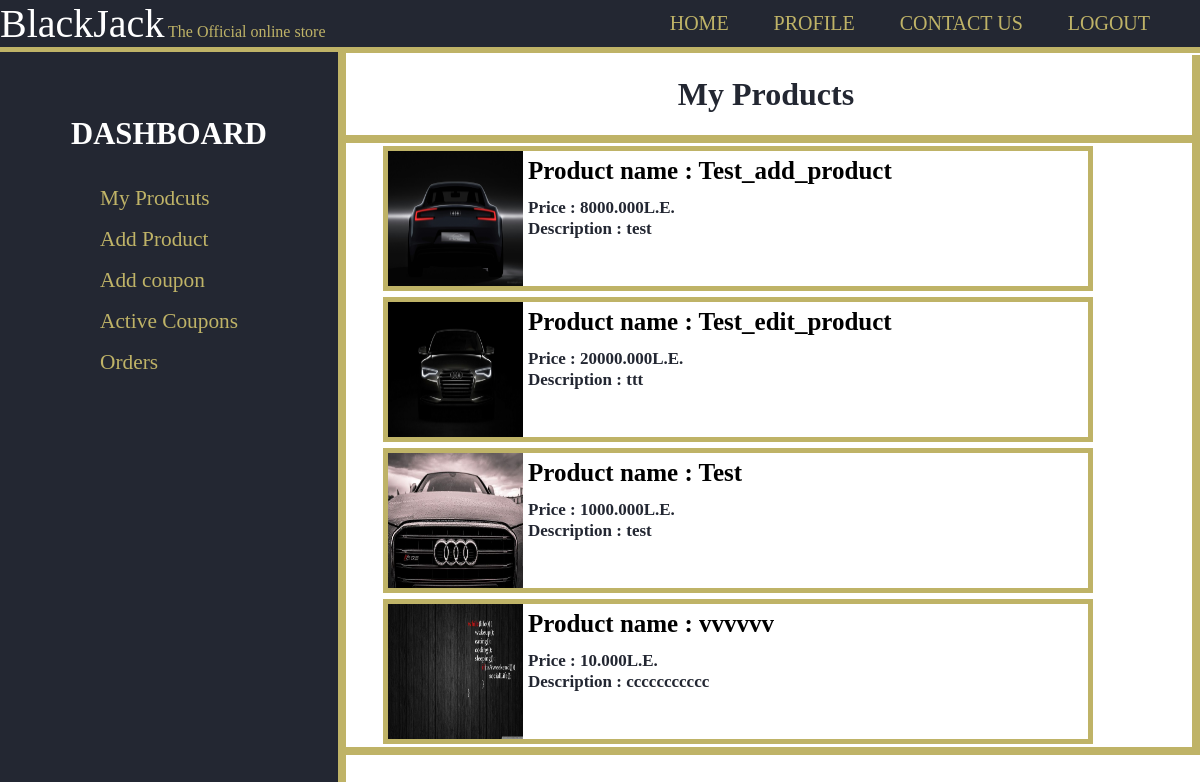
/shop/ (signed in), run on the app's committed database.
### products/models.py (models this page shows, shortened)
class Product(models.Model):
    id = models.UUIDField(primary_key=True, default=uuid.uuid4, editable=False)
    name = models.CharField(max_length=100)
    price = models.DecimalField(max_digits=7,decimal_places=2)
    description = models.TextField(blank=True)
    remaininginstock = models.PositiveSmallIntegerField(default=1)
    featured = models.BooleanField(default=False)
    image = models.ImageField(null=True,blank=True,upload_to='product_images/')
    shop = models.ForeignKey('shop.Shop',on_delete=models.CASCADE)
    reviews = models.ManyToManyField(Review, blank=True, related_name="reviews")

### shop/views.py (the view)
# urls.py: path('',views.dashboard,name='shopdashboard'),
@login_required
def dashboard(request):
    preferred_currency=get_preffered_currency(request)
    currency_ratio=get_currency_ratio(request)
    if request.user.shop:
        return render(request,'shop/Dashboard.html',{
            'shop':request.user.shop,
            'products' : request.user.shop.products.all(),
            'currency_ratio':currency_ratio,
            'currency_symbol':currency_symbols[preferred_currency]
        })
    else:
        return render(request,'shop/not_a_seller.html')

### shop/views.py (called while the page is built)
def get_currency_ratio(request):
    if not request.user.is_authenticated:
        return 1
    preferred_currency=request.user.preferred_currency
    if preferred_currency=='EGP':
        return 1
    else:
        return requests.get('https://free.currconv.com/api/v7/convert',{'apiKey':config('API_KEY'),'q':'EGP'+'_'+preferred_currency,'compact':'ultra'}).json()['EGP'+'_'+preferred_currency]

def get_preffered_currency(request):
    if not request.user.is_authenticated:
        return 'EGP'
    return request.user.preferred_currency

### shop/templates/shop/Dashboard.html (shortened to what this page needs)
{% extends 'shop/layout.html' %}
{% load mathfilters %}
{% block name %}My Products{% endblock %}
{% block body %}
  <div id="items">
    <div class="itemscontainer">
        {% for product in products %}
        <div class="item" title="{{ product.name }}">
          <img src="{{ product.image.url }}" height="135" width="135">
          <p style="font-size:25px; font-weight:bold; position:relative; top:5px;"><a href="{% url 'editproduct' product.id %}">Product name : {{ product.name }}</a></p>
          <p><span style="font-weight:bold;">Price : </span> {{product.price|mul:currency_ratio|floatformat:3}}{{currency_symbol}}</p>
          <p><span style="font-weight:bold;">Description : </span> {{product.description}}</p>
        </div>
        {% endfor %}
    </div>
  </div>
{% endblock %}

### shop/templates/shop/Dashboard.html (style rules this page uses)
#items { margin-left: 40px; overflow: hidden; }
.item { float:left; width:700px; background-color:white; border:5px solid #BFB367; margin:3px; }
.item a { color:black; text-decoration: none; }
.itemscontainer { border:navy; }
.item p { color:#232732; font-size:17px; position:relative; top:17px; margin:1px; }
.item img { float:left; height:135px; margin-right:5px; }

### shop/templates/shop/layout.html (style rules this page uses)
body { margin:0px; }

### data on the page
Product: image (picture), name "Test_add_product", price|mul "8000.000", currency_symbol "L.E.", description "test"
Product: image (picture), name "Test_edit_product", price|mul "20000.000", currency_symbol "L.E.", description "ttt"
Product: image (picture), name "Test", price|mul "1000.000", currency_symbol "L.E.", description "test"
Product: image (picture), name "vvvvvv", price|mul "10.000", currency_symbol "L.E.", description "ccccccccccc"
